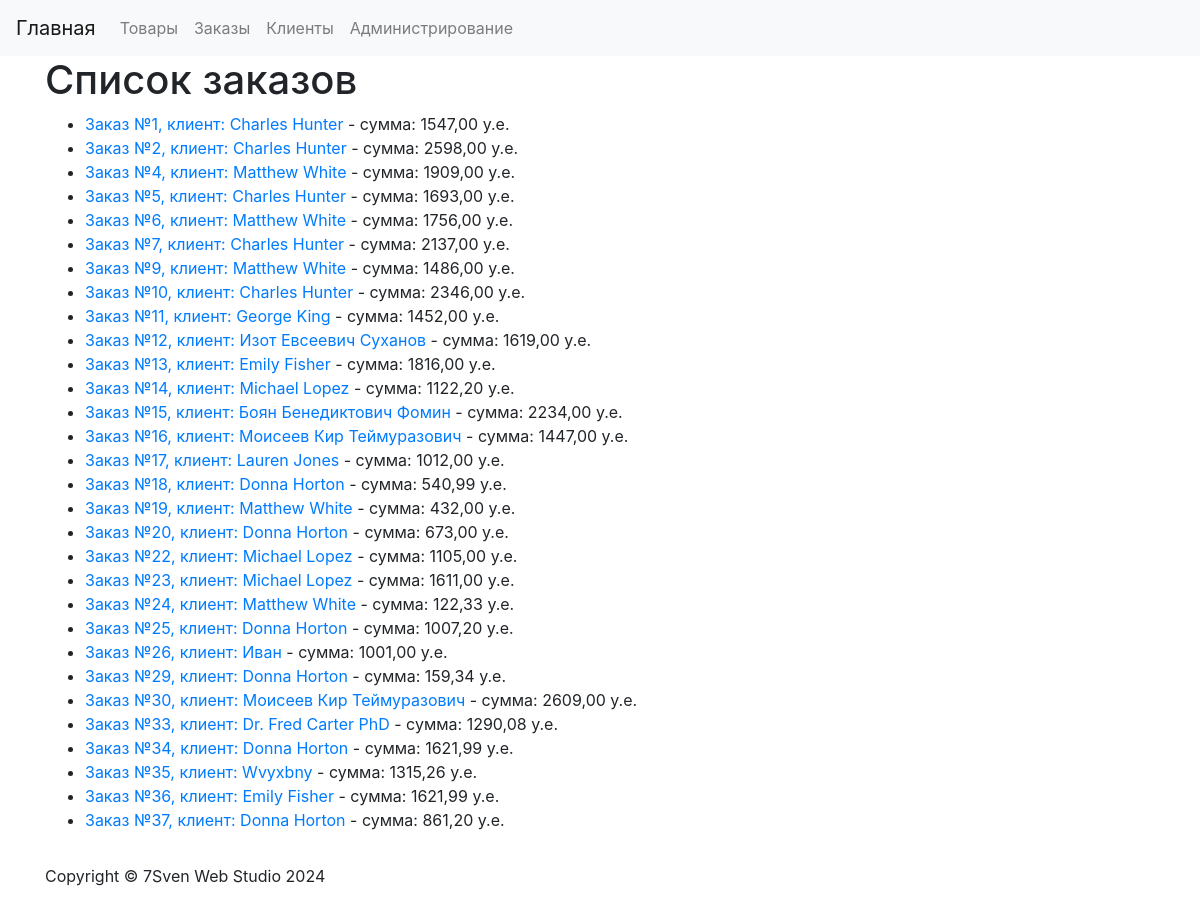
The app's page /orders/list/ with its own data.
### orders/models.py (models this page shows, shortened)
class Order(models.Model):
    customer = models.ForeignKey(Customer, on_delete=models.CASCADE, verbose_name='Клиент')
    products = models.ManyToManyField(Product, verbose_name='Товары')
    total_amount = models.DecimalField(default=0.01, max_digits=10, decimal_places=2, verbose_name='Сумма заказа')
    order_date = models.DateField(auto_now_add=True, verbose_name='Дата заказа')
    class Meta:
        verbose_name = 'Заказ'
        verbose_name_plural = 'Заказы'

### customers/models.py (models this page shows)
class Customer(models.Model):
    name = models.CharField(max_length=255, verbose_name='Имя клиента')
    email = models.EmailField(verbose_name='Почтовый адрес')
    phone_number = models.CharField(max_length=15, verbose_name='Номер телефона')
    address = models.TextField(verbose_name='Адрес')
    registration_date = models.DateField(auto_now_add=True, verbose_name='Дата регистрации')
    def __str__(self):
        return self.name
    class Meta:
        verbose_name = 'Клиент'
        verbose_name_plural = 'Клиенты'

### orders/views.py (the view)
# urls.py: path('list/', fetch_order_list, name='order_list'),
def fetch_order_list(request):
    orders = Order.objects.all()
    return render(request, 'orders/order_list.html', {'orders': orders})

### orders/templates/orders/order_list.html (shortened to what this page needs)
{% extends 'base.html' %}
{% block content %}
    <h1>Список заказов</h1>
    <ul>
        {% for order in orders %}
        <li><a href="{% url 'order_view' order.id %}">Заказ №{{ order.id }}, </a>
            <a href="{% url 'customer_orders' order.customer.id %}">клиент: {{ order.customer }}</a>
             - сумма: {{ order.total_amount }} у.е.
        </li>
        {% empty %}
        <li>Список заказов пуст</li>
        {% endfor %}
    </ul>
{% endblock %}

### records on screen
Order: id "1", customer "Charles Hunter", total_amount "1547,00"
Order: id "2", customer "Charles Hunter", total_amount "2598,00"
Order: id "4", customer "Matthew White", total_amount "1909,00"
Order: id "5", customer "Charles Hunter", total_amount "1693,00"
Order: id "6", customer "Matthew White", total_amount "1756,00"
Order: id "7", customer "Charles Hunter", total_amount "2137,00"
Order: id "9", customer "Matthew White", total_amount "1486,00"
Order: id "10", customer "Charles Hunter", total_amount "2346,00"
Order: id "11", customer "George King", total_amount "1452,00"
Order: id "12", customer "Изот Евсеевич Суханов", total_amount "1619,00"
Order: id "13", customer "Emily Fisher", total_amount "1816,00"
Order: id "14", customer "Michael Lopez", total_amount "1122,20"
Order: id "15", customer "Боян Бенедиктович Фомин", total_amount "2234,00"
Order: id "16", customer "Моисеев Кир Теймуразович", total_amount "1447,00"
Order: id "17", customer "Lauren Jones", total_amount "1012,00"
Order: id "18", customer "Donna Horton", total_amount "540,99"
Order: id "19", customer "Matthew White", total_amount "432,00"
Order: id "20", customer "Donna Horton", total_amount "673,00"
Order: id "22", customer "Michael Lopez", total_amount "1105,00"
Order: id "23", customer "Michael Lopez", total_amount "1611,00"
Order: id "24", customer "Matthew White", total_amount "122,33"
Order: id "25", customer "Donna Horton", total_amount "1007,20"
Order: id "26", customer "Иван", total_amount "1001,00"
Order: id "29", customer "Donna Horton", total_amount "159,34"
Order: id "30", customer "Моисеев Кир Теймуразович", total_amount "2609,00"
Order: id "33", customer "Dr. Fred Carter PhD", total_amount "1290,08"
Order: id "34", customer "Donna Horton", total_amount "1621,99"
Order: id "35", customer "Wvyxbny", total_amount "1315,26"
Order: id "36", customer "Emily Fisher", total_amount "1621,99"
Order: id "37", customer "Donna Horton", total_amount "861,20"
